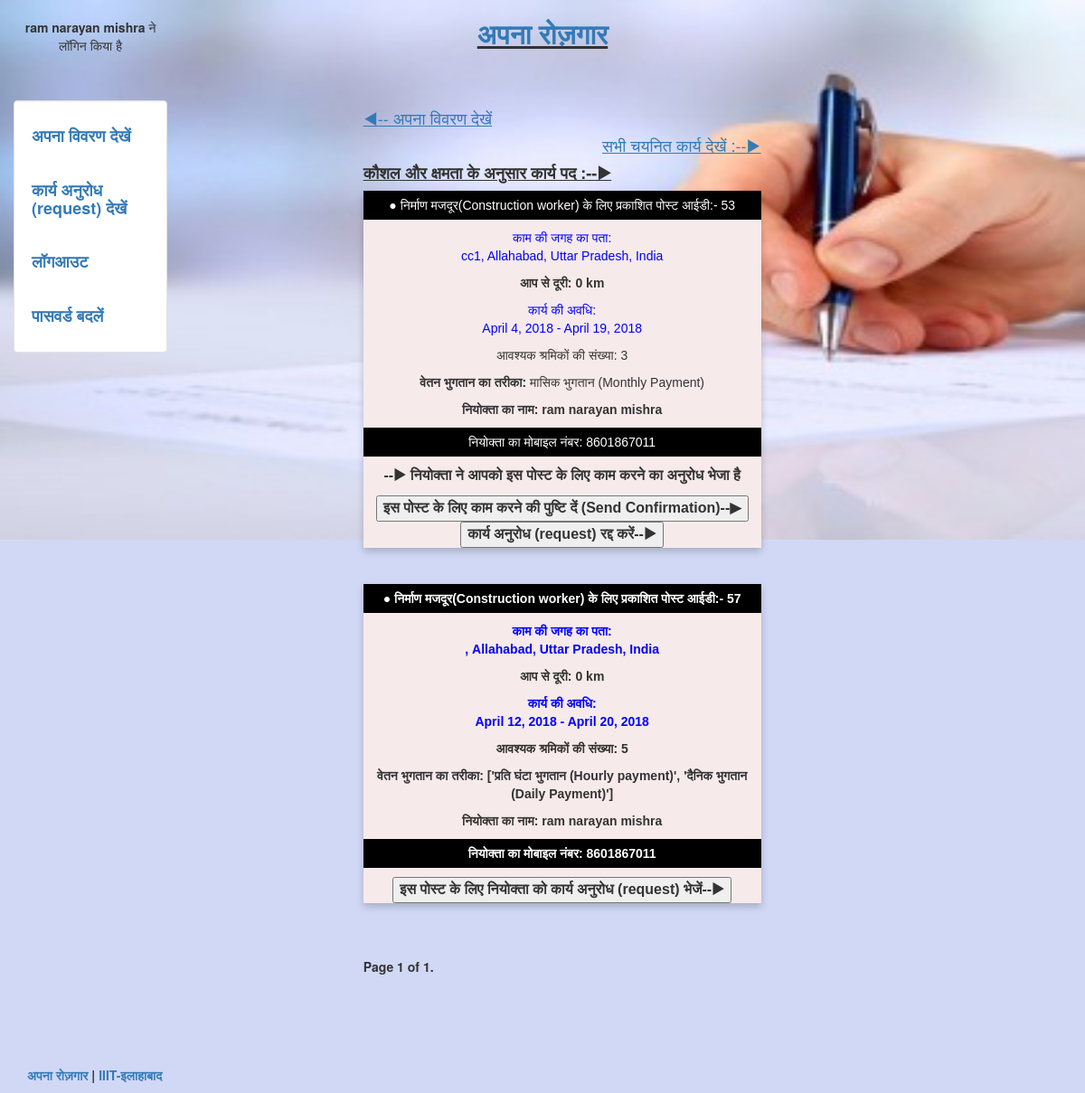
Before: /worker/seepost (signed in) with the older database file.
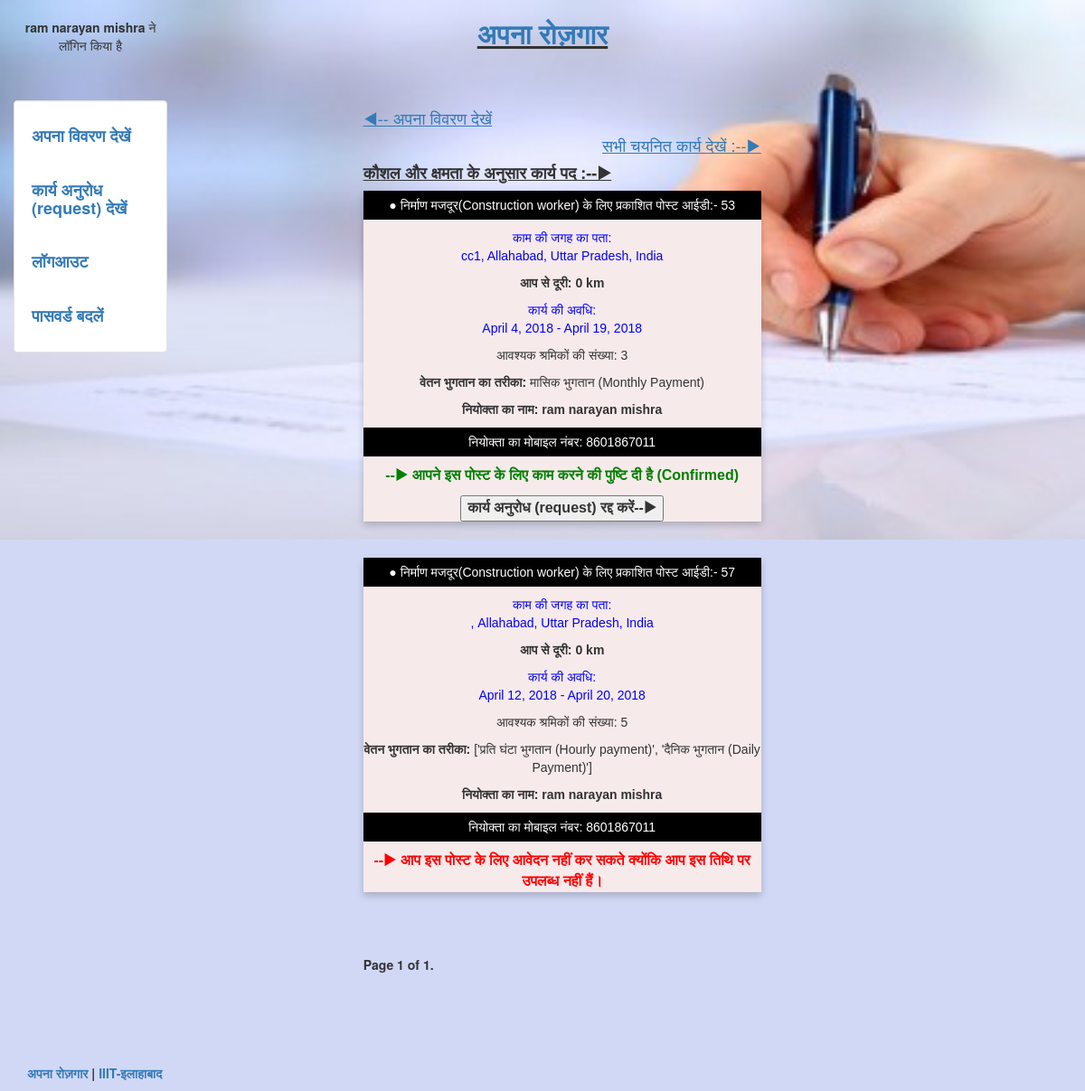
After: the same page with the newer database file.
### search/models.py (models this page shows, shortened)
class Posts(models.Model):
	post_id=models.AutoField(primary_key=True)
	username = models.CharField(max_length=100)
	name = models.CharField(max_length = 100,blank = True, null = True)
	s_contact = models.CharField(max_length=50,blank = True,null = True)
	rskill = models.CharField(max_length = 100,blank = True, null = True)
	street = models.CharField(max_length=250,blank = True, null = True)
	location = models.CharField(max_length=250,blank = True, null = True)
	start_date = models.DateField(blank = True, null = True)
	end_date = models.DateField(blank = True, null = True)
	Nworker = models.IntegerField(blank = True, null = True)
	Twork = models.CharField(max_length = 250,blank = True, null = True)
	description = models.TextField(max_length = 500,blank = True, null = True)
	lat = models.CharField(max_length = 50, blank = True, null= True)
	lng = models.CharField(max_length = 50, blank = True, null= True)
	status = models.CharField(max_length = 50,blank = True, null = True)
	distance = models.IntegerField(blank = True, null = True)
	temp=models.CharField(max_length = 2,blank = True, null = True)
	temp1=models.CharField(max_length = 2,blank = True, null = True)

### worker/views.py (the view)
def viewpost(request):
  if request.method=="POST" and ('whire' in request.POST or 'wchire' in request.POST ):
    post_id=request.POST.get('post_id')
    user_id=request.POST.get('user_id')
    worker=request.POST.get('worker')
    hirer=request.POST.get('hirer')
    userworker=request.POST.get('userworker')
    userhirer=request.POST.get('userhirer')
    start_date=request.POST.get('start_date')
    end_date=request.POST.get('end_date')
    page=request.POST.get('page')
    abc=Status.objects.filter(post_id=post_id,user_id=user_id)
    if len(abc)==0 and 'whire' in request.POST:
      cba=Status(post_id=post_id,user_id=user_id,worker=worker,hirer=hirer,worker_status=post_id,userworker=userworker,userhirer=userhirer,start_date=start_date,end_date=end_date)
      cba.save()
    else:
      pqr=Status.objects.get(post_id=post_id,user_id=user_id)
      pqr.worker_status=post_id
      pqr.confirm='a'
      pqr.save()
      if 'wchire' in request.POST:
        pqr.delete()
    sta=Status.objects.filter(user_id=user_id)
    data=Profile.objects.get(user=request.user)
    pos=Posts.objects.filter(Q(rskill=data.skill1)|Q(rskill=data.skill2)|Q(rskill=data.skill3))
    pos=pos.filter(status='public')
    pos=pos.filter(end_date__gte=datetime.datetime.today().date())
    if len(pos)==0:
      warn='आपकी आवश्यकता से मेल खाने वाला कोई परिणाम नहीं है|'
      return render(request,'worker/postresult.html',{'pos':pos,'warn':warn})
    loc=location.objects.get(username=request.user.username)
    for dat in pos :
      r=Status.objects.filter(user_id=data.user_id,confirm='a')
      p=r.filter(Q(start_date__lte=dat.start_date,end_date__gte=dat.start_date)|Q(start_date__lte=dat.end_date,end_date__gte=dat.end_date)|Q(start_date__lte=dat.start_date,end_date__gte=dat.end_date)|Q(start_date__gte=dat.start_date,end_date__lte=dat.end_date))
      dis=discal(float(dat.lat),float(dat.lng),float(loc.lat),float(loc.lng))
      dat.distance=dis
      if len(p)!=0:
        dat.temp='e'
        for pp in p:
              if pp.post_id==dat.post_id:
                dat.temp='a'
      else:
        f=sta.filter(post_id=dat.post_id)
        if len(f)==0:
          dat.temp='d'
        else:
          for ff in f:
            if ff.post_id==ff.worker_status and ff.user_id==ff.hirer_status:
                  dat.temp='a'
            elif ff.post_id==ff.worker_status:
                  dat.temp='b'
            elif ff.user_id==ff.hirer_status:
                  dat.temp='c'
      dat.save()
    pos=pos.order_by('distance')
    warn=""
    pag = Paginator(pos,2)
    p = pag.page(int(page))
    return render(request,'worker/postresult.html',{'pos':p,'user1':data,'warn':warn})
  else:
    data=Profile.objects.get(user=request.user)
    pos=Posts.objects.filter(Q(rskill=data.skill1)|Q(rskill=data.skill2)|Q(rskill=data.skill3))
    pos=pos.filter(status='public')
    pos=pos.filter(end_date__gte=datetime.datetime.today().date())
    if len(pos)==0:
      warn='आपकी आवश्यकता से मेल खाने वाला कोई परिणाम नहीं है|'
      return render(request,'worker/postresult.html',{'pos':pos,'warn':warn})
    loc=location.objects.get(username=request.user.username)
    sta=Status.objects.filter(user_id=data.user_id)
    for dat in pos :
      r=Status.objects.filter(user_id=data.user_id,confirm='a')
      p=r.filter(Q(start_date__lte=dat.start_date,end_date__gte=dat.start_date)|Q(start_date__lte=dat.end_date,end_date__gte=dat.end_date)|Q(start_date__lte=dat.start_date,end_date__gte=dat.end_date)|Q(start_date__gte=dat.start_date,end_date__lte=dat.end_date))
      dis=discal(float(dat.lat),float(dat.lng),float(loc.lat),float(loc.lng))
      dat.distance=dis
      if len(p)!=0:
        dat.temp='e'
        for pp in p:
              if pp.post_id==dat.post_id:
                dat.temp='a'
      else:
        f=sta.filter(post_id=dat.post_id)
        if len(f)==0:
          dat.temp='d'
        else:
          for ff in f:
            if ff.post_id==ff.worker_status and ff.user_id==ff.hirer_status:
                  dat.temp='a'
            elif ff.post_id==ff.worker_status:
                  dat.temp='b'
            elif ff.user_id==ff.hirer_status:
                  dat.temp='c'
      dat.save()
    pos=pos.order_by('distance')
    pag = Paginator(pos,2)
    page = request.GET.get('page',None)
    if not page:
      page='1'
    p = pag.page(int(page))
    warn=""
    return render(request,'worker/postresult.html',{'pos':p,'user1':data,'warn':warn})

### worker/views.py (called while the page is built)
def discal(a,b,c,d):
  R = 6373.0
  lat1 = radians(a)
  lon1 = radians(b)
  lat2 = radians(c)
  lon2 = radians(d)
  dlon = lon2 - lon1
  dlat = lat2 - lat1
  a = sin(dlat / 2)**2 + cos(lat1) * cos(lat2) * sin(dlon / 2)**2
  c = 2 * atan2(sqrt(a), sqrt(1 - a))
  distance = R * c
  return round(distance,2)

### worker/templates/worker/postresult.html (shortened to what this page needs)
{% extends "login/header.html" %}
{% block content %}
<div class ='col-sm-6 col-sm-offset-2'>
  <link rel="stylesheet" href="https://cdnjs.cloudflare.com/ajax/libs/font-awesome/4.7.0/css/font-awesome.min.css">
<h4 align='left'>
          <a href = '/view'><u>&#9664;-- अपना विवरण देखें </u></a>
          </h4>
<h4 align='right'>
          <a href = '/confirm_work'><u>सभी चयनित कार्य देखें :--&#9654;</u></a>
          </h4>
          <h4><u><b>कौशल और क्षमता के अनुसार कार्य पद :--&#9654;</b></u></h4>
{% for data in pos %}
  <div class="card" style="background-color:#F7EAEB">
  <p><button class = "but">&#9679; {{data.rskill}} के लिए प्रकाशित पोस्ट आईडी:- {{data.post_id}} </button></p>
  <p class="title">काम की जगह का पता: <br> {{data.street}}, {{data.location}} </p>
  <p><b>आप से दूरी: {{data.distance}} km</b></p>
  <p class="title">कार्य की अवधि: <br>{{data.start_date}} - {{data.end_date}}</p>
  <p>आवश्यक श्रमिकों की संख्या: {{data.Nworker}}</p>
  <p><b>वेतन भुगतान का तरीका:</b> {{data.Twork}}</p>
  <p><b>नियोक्ता का नाम: {{data.name}}</p></b>
  <p><button class = "but">नियोक्ता का मोबाइल नंबर: {{data.s_contact}}</button></p>
  <form method="POST" action="/worker/seepost">
     <font size = 3.5>
      {%if 'e' in data.temp %}
     <font color = "red"><p><b>--&#9654; आप इस पोस्ट के लिए आवेदन नहीं कर सकते क्योंकि आप इस तिथि पर उपलब्ध नहीं हैं।
     </b></p></font>
     {%endif%}
     {%if 'a' in data.temp %}
     <font color = "green"><p><b>--&#9654; आपने इस पोस्ट के लिए काम करने की पुष्टि दी है (Confirmed)</b></p></font>
     <b><button type="submit" name = 'wchire' >कार्य अनुरोध (request) रद्द करें--&#9654;</button>
     {%endif%}
    {%if 'c' in data.temp %}
    <p><b>--&#9654; नियोक्ता ने आपको इस पोस्ट के लिए काम करने का अनुरोध भेजा है</b></p>
    <b><button type="submit" name = 'whire' >इस पोस्ट के लिए काम करने की पुष्टि दें (Send Confirmation)--&#9654;</button>
    <b><button type="submit" name = 'wchire' >कार्य अनुरोध (request) रद्द करें--&#9654;</button>
    {%endif%}
    {%if 'd' in data.temp %}
    <b><button type="submit" name = 'whire' >इस पोस्ट के लिए नियोक्ता को कार्य अनुरोध (request) भेजें--&#9654;</button>
     {%endif%}
   </b>
 </font>
  </form>
  </div>
    <br>
    <br>
{% endfor %}
<b>
  <div class="pagination">
    <span class="step-links">
        <span class="current">
            Page {{ pos.number }} of {{ pos.paginator.num_pages }}.
        </span>
    </span>
</div>
  <b>
</div>
{% endblock %}

Changed rows visible on the page:
changed Posts "cc1": temp "--▶ नियोक्ता ने आपको इस पोस्ट के लिए काम करने का अनुरोध भेजा है इस पोस्ट के लिए काम करने की पुष्टि दें (Send Confirmation)--▶" → "--▶ आपने इस पोस्ट के लिए काम करने की पुष्टि दी है (Confirmed)"
changed Posts "April 12, 2018": text "इस पोस्ट के लिए नियोक्ता को कार्य अनुरोध (request) भेजें--▶" → "--▶ आप इस पोस्ट के लिए आवेदन नहीं कर सकते क्योंकि आप इस तिथि पर उपलब्ध नहीं हैं।"
